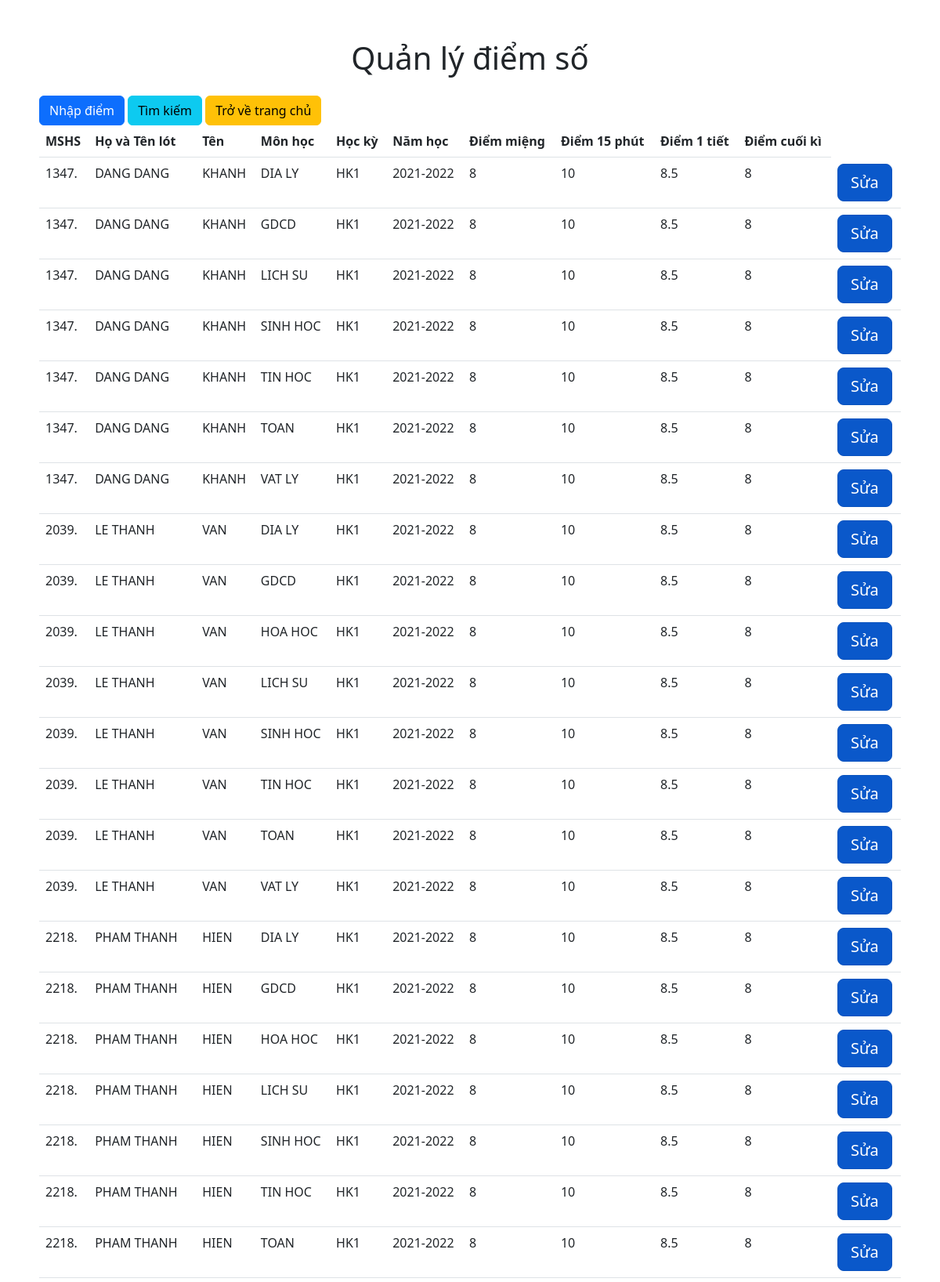
The page /SecondarySchool/Diem/index.php (upper part) on the database its author committed.
### tables this page shows
CREATE TABLE KiemTra (
MSHS       VARCHAR(10), 
MonHoc     varchar(12), 
HocKy      varchar(12),
NamHoc     varchar(12), 
PRIMARY KEY (MSHS, MonHoc, HocKy, NamHoc), 
KT_Mieng      FLOAT,
KT_15phut     FLOAT, 
KT_1tiet      FLOAT, 
KT_CuoiKi     FLOAT, 
  CONSTRAINT KiemTra_HocSinh FOREIGN KEY (MSHS)
        REFERENCES HocSinh(MSHS)
        ON DELETE CASCADE, 
  CONSTRAINT KiemTra_MonHoc FOREIGN KEY (MonHoc)
        REFERENCES MonHoc(TenMonHoc)
        ON DELETE CASCADE, 
  CONSTRAINT KiemTra_HocKy_NamHoc FOREIGN KEY (HocKy, NamHoc)
        REFERENCES HocKy(TenHocKy, TenNamHoc)
        ON DELETE CASCADE
);

CREATE TABLE HocSinh (
MSHS          VARCHAR(10)	  PRIMARY KEY, 
HO_VA_TENLOT  VARCHAR(30) NOT NULL, 
TEN           VARCHAR(30) NOT NULL, 
Bdate         DATE, 
Address       VARCHAR(30),
Sex           VARCHAR(5)  
);

### SecondarySchool/Diem/index.php (the view, shortened to what this page needs)
<!DOCTYPE html>
<html>
<head>
    <link rel="stylesheet"
          href="https://cdn.jsdelivr.net/npm/bootstrap@5.2.3/dist/css/bootstrap.min.css">
</head>
<body style = "margin: 50px;">
    <div class = "text-center mt-5 mb-4"> <h1> Quản lý điểm số </h1> </div>
    <a class="btn btn-primary" href = "/SecondarySchool/Diem/create.php" role = "button">Nhập điểm</a>
    <a class="btn btn-info" href = "/SecondarySchool/Diem/search.php" role = "button">Tìm kiếm </a>
    <a class="btn btn-warning" href = "/SecondarySchool/index.php" role = "button">Trở về trang chủ </a>
    <br>
    <table class = "table">
        <thead>
            <tr>
                <th>MSHS</th>
                <th>Họ và Tên lót</th>
                <th>Tên</th>
                <th>Môn học</th>
                <th>Học kỳ</th>
                <th>Năm học</th>
                <th>Điểm miệng</th>
                <th>Điểm 15 phút</th>
                <th>Điểm 1 tiết</th>
                <th>Điểm cuối kì</th>
            </tr>
        </thead>
        <tbody>
            <?php
            $servername = "localhost";
            $username = "root";
            $password = "";
            $database = "TruongTHCS";
            $connection = new mysqli($servername, $username, $password, $database);
            $sql = "select K.MSHS, H.HO_VA_TENLOT, H.TEN, K.MonHoc, K.HocKy, K.NamHoc, K.KT_Mieng, K.KT_15phut, K.KT_1tiet, K.KT_CuoiKi from kiemtra K LEFT JOIN hocsinh H ON K.MSHS = H.MSHS";
            $result = $connection->query($sql);
            while ($row = $result->fetch_assoc()) {
                echo "<tr>
                <td> $row[MSHS].</td>
                <td>$row[HO_VA_TENLOT]</td>
                <td>$row[TEN]</td>
                <td>$row[MonHoc]</td>
                <td>$row[HocKy]</td>
                <td>$row[NamHoc]</td>
                <td>$row[KT_Mieng]</td>
                <td>$row[KT_15phut]</td>
                <td>$row[KT_1tiet]</td>
                <td>$row[KT_CuoiKi]</td>
                <td>
                    <a class='btn btn-primary btn-lg active' href = '/SecondarySchool/Diem/UpdateDiem.php?MSHS=$row[MSHS]'> Sửa</a>
                    </td>
                </tr>";
            }
            ?>
        </tbody>
    </table>
</body>
</html>

### rows shown on the page
kiemtra: MSHS "1347", MSHS.HO_VA_TENLOT "DANG DANG", MSHS.TEN "KHANH", MonHoc "DIA LY", HocKy "HK1", NamHoc "2021-2022", KT_Mieng "8", KT_15phut "10", KT_1tiet "8.5", KT_CuoiKi "8"
kiemtra: MSHS "1347", MSHS.HO_VA_TENLOT "DANG DANG", MSHS.TEN "KHANH", MonHoc "GDCD", HocKy "HK1", NamHoc "2021-2022", KT_Mieng "8", KT_15phut "10", KT_1tiet "8.5", KT_CuoiKi "8"
kiemtra: MSHS "1347", MSHS.HO_VA_TENLOT "DANG DANG", MSHS.TEN "KHANH", MonHoc "LICH SU", HocKy "HK1", NamHoc "2021-2022", KT_Mieng "8", KT_15phut "10", KT_1tiet "8.5", KT_CuoiKi "8"
kiemtra: MSHS "1347", MSHS.HO_VA_TENLOT "DANG DANG", MSHS.TEN "KHANH", MonHoc "SINH HOC", HocKy "HK1", NamHoc "2021-2022", KT_Mieng "8", KT_15phut "10", KT_1tiet "8.5", KT_CuoiKi "8"
kiemtra: MSHS "1347", MSHS.HO_VA_TENLOT "DANG DANG", MSHS.TEN "KHANH", MonHoc "TIN HOC", HocKy "HK1", NamHoc "2021-2022", KT_Mieng "8", KT_15phut "10", KT_1tiet "8.5", KT_CuoiKi "8"
kiemtra: MSHS "1347", MSHS.HO_VA_TENLOT "DANG DANG", MSHS.TEN "KHANH", MonHoc "TOAN", HocKy "HK1", NamHoc "2021-2022", KT_Mieng "8", KT_15phut "10", KT_1tiet "8.5", KT_CuoiKi "8"
kiemtra: MSHS "1347", MSHS.HO_VA_TENLOT "DANG DANG", MSHS.TEN "KHANH", MonHoc "VAT LY", HocKy "HK1", NamHoc "2021-2022", KT_Mieng "8", KT_15phut "10", KT_1tiet "8.5", KT_CuoiKi "8"
kiemtra: MSHS "2039", MSHS.HO_VA_TENLOT "LE THANH", MSHS.TEN "VAN", MonHoc "DIA LY", HocKy "HK1", NamHoc "2021-2022", KT_Mieng "8", KT_15phut "10", KT_1tiet "8.5", KT_CuoiKi "8"
kiemtra: MSHS "2039", MSHS.HO_VA_TENLOT "LE THANH", MSHS.TEN "VAN", MonHoc "GDCD", HocKy "HK1", NamHoc "2021-2022", KT_Mieng "8", KT_15phut "10", KT_1tiet "8.5", KT_CuoiKi "8"
kiemtra: MSHS "2039", MSHS.HO_VA_TENLOT "LE THANH", MSHS.TEN "VAN", MonHoc "HOA HOC", HocKy "HK1", NamHoc "2021-2022", KT_Mieng "8", KT_15phut "10", KT_1tiet "8.5", KT_CuoiKi "8"
kiemtra: MSHS "2039", MSHS.HO_VA_TENLOT "LE THANH", MSHS.TEN "VAN", MonHoc "LICH SU", HocKy "HK1", NamHoc "2021-2022", KT_Mieng "8", KT_15phut "10", KT_1tiet "8.5", KT_CuoiKi "8"
kiemtra: MSHS "2039", MSHS.HO_VA_TENLOT "LE THANH", MSHS.TEN "VAN", MonHoc "SINH HOC", HocKy "HK1", NamHoc "2021-2022", KT_Mieng "8", KT_15phut "10", KT_1tiet "8.5", KT_CuoiKi "8"
kiemtra: MSHS "2039", MSHS.HO_VA_TENLOT "LE THANH", MSHS.TEN "VAN", MonHoc "TIN HOC", HocKy "HK1", NamHoc "2021-2022", KT_Mieng "8", KT_15phut "10", KT_1tiet "8.5", KT_CuoiKi "8"
kiemtra: MSHS "2039", MSHS.HO_VA_TENLOT "LE THANH", MSHS.TEN "VAN", MonHoc "TOAN", HocKy "HK1", NamHoc "2021-2022", KT_Mieng "8", KT_15phut "10", KT_1tiet "8.5", KT_CuoiKi "8"
kiemtra: MSHS "2039", MSHS.HO_VA_TENLOT "LE THANH", MSHS.TEN "VAN", MonHoc "VAT LY", HocKy "HK1", NamHoc "2021-2022", KT_Mieng "8", KT_15phut "10", KT_1tiet "8.5", KT_CuoiKi "8"
kiemtra: MSHS "2218", MSHS.HO_VA_TENLOT "PHAM THANH", MSHS.TEN "HIEN", MonHoc "DIA LY", HocKy "HK1", NamHoc "2021-2022", KT_Mieng "8", KT_15phut "10", KT_1tiet "8.5", KT_CuoiKi "8"
kiemtra: MSHS "2218", MSHS.HO_VA_TENLOT "PHAM THANH", MSHS.TEN "HIEN", MonHoc "GDCD", HocKy "HK1", NamHoc "2021-2022", KT_Mieng "8", KT_15phut "10", KT_1tiet "8.5", KT_CuoiKi "8"
kiemtra: MSHS "2218", MSHS.HO_VA_TENLOT "PHAM THANH", MSHS.TEN "HIEN", MonHoc "HOA HOC", HocKy "HK1", NamHoc "2021-2022", KT_Mieng "8", KT_15phut "10", KT_1tiet "8.5", KT_CuoiKi "8"
kiemtra: MSHS "2218", MSHS.HO_VA_TENLOT "PHAM THANH", MSHS.TEN "HIEN", MonHoc "LICH SU", HocKy "HK1", NamHoc "2021-2022", KT_Mieng "8", KT_15phut "10", KT_1tiet "8.5", KT_CuoiKi "8"
kiemtra: MSHS "2218", MSHS.HO_VA_TENLOT "PHAM THANH", MSHS.TEN "HIEN", MonHoc "SINH HOC", HocKy "HK1", NamHoc "2021-2022", KT_Mieng "8", KT_15phut "10", KT_1tiet "8.5", KT_CuoiKi "8"
kiemtra: MSHS "2218", MSHS.HO_VA_TENLOT "PHAM THANH", MSHS.TEN "HIEN", MonHoc "TIN HOC", HocKy "HK1", NamHoc "2021-2022", KT_Mieng "8", KT_15phut "10", KT_1tiet "8.5", KT_CuoiKi "8"
kiemtra: MSHS "2218", MSHS.HO_VA_TENLOT "PHAM THANH", MSHS.TEN "HIEN", MonHoc "TOAN", HocKy "HK1", NamHoc "2021-2022", KT_Mieng "8", KT_15phut "10", KT_1tiet "8.5", KT_CuoiKi "8"
